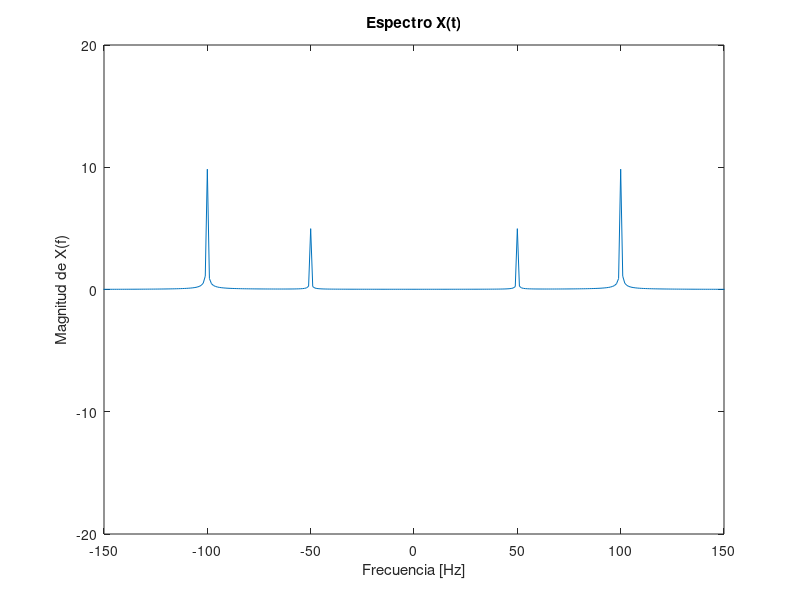

Write MATLAB code to recreate this figure.
fs  = 1000;
ti  = 0;
tf  = 1;
t   = ti:1/fs:tf;
x   = 20*cos(2*pi*100*t) + 10*sin(2*pi*50*t);
n   = length(x);
X   = fft(x)/n;
X   = fftshift(X);
mX  = abs(X);
f   = -500:1:500;
plot(f, mX); axis([-150 150 -20 20]);
title('Espectro X(t)'); xlabel('Frecuencia [Hz]'); ylabel('Magnitud de X(f)');
